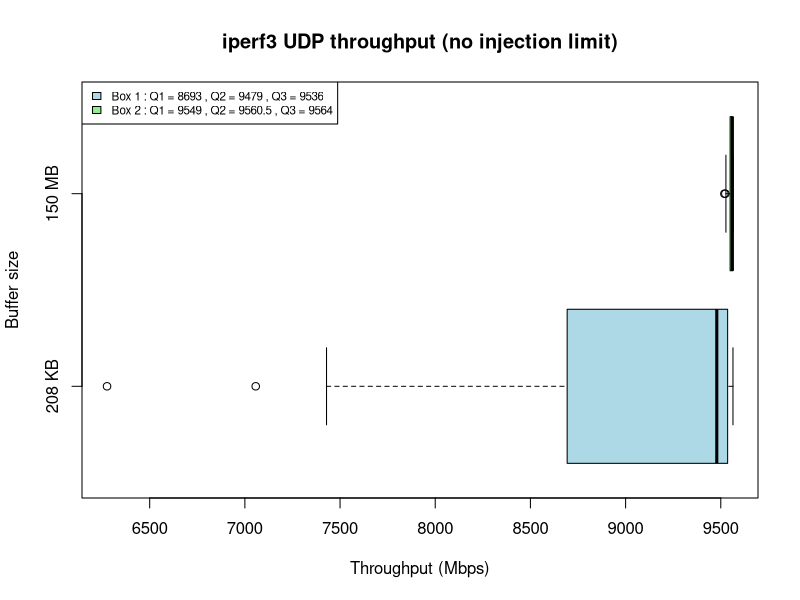

Write R code to recreate this figure.
# Sample data for multiple boxes
data1 <- read.table("udp-box-plot-212992-0.txt", header = FALSE)
data2 <- read.table("udp-box-plot-157286400-0.txt", header = FALSE)

# Define custom y-axis values
#y_values <- c("208 KB", "150 MB")

# Combine data into a matrix
data_matrix <- cbind(data1, data2)

column_names <- c("208 KB", "150 MB")

# Set the column names for the data_matrix
colnames(data_matrix) <- column_names


# Create a boxplot with multiple boxes
bp <- boxplot(data_matrix, horizontal=TRUE, main="iperf3 UDP throughput (no injection limit)", xlab="Throughput (Mbps)", ylab="Buffer size", col=c("lightblue", "lightgreen"), outline=TRUE)

# Calculate quartiles and median for each box
q1 <- bp$stats[2, ]
q3 <- bp$stats[4, ]
median_val <- bp$stats[3, ]

# Create custom legend labels
legend_labels <- sapply(1:ncol(data_matrix), function(i) {
  paste("Box", i, ": Q1 =", round(q1[i], 2), ", Q2 =", round(median_val[i], 2), ", Q3 =", round(q3[i], 2))
})

# Create a legend
legend("topleft", legend=legend_labels, fill=c("lightblue", "lightgreen"), cex = 0.7)

